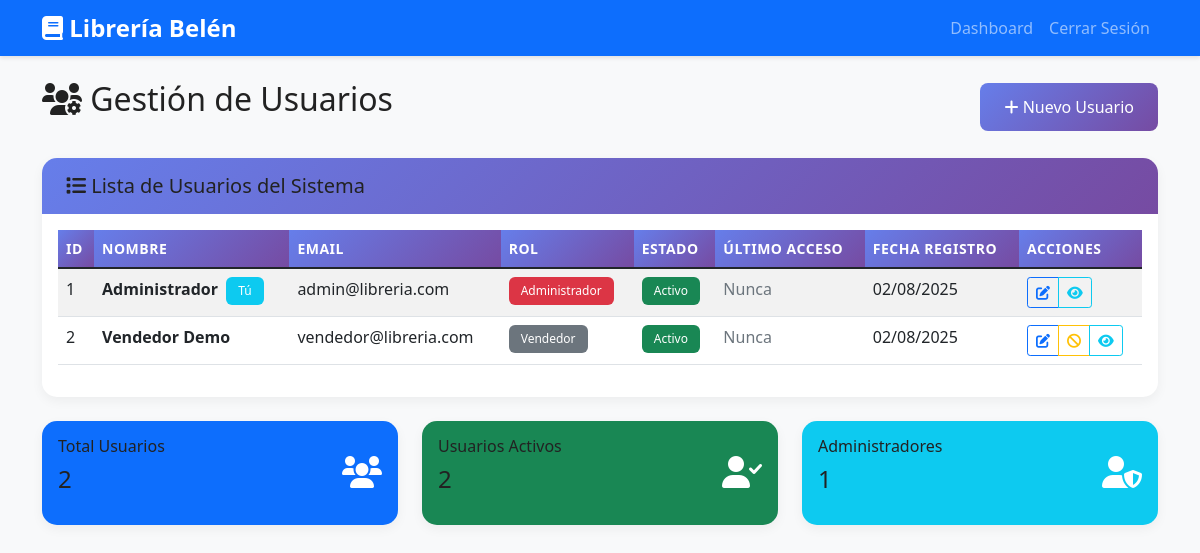
The page /usuarios/lista_usuarios.php (signed in) on the database its author committed.
### tables this page shows
CREATE TABLE usuarios (
    id INT AUTO_INCREMENT PRIMARY KEY,
    nombre VARCHAR(100) NOT NULL,
    email VARCHAR(150) UNIQUE NOT NULL,
    password VARCHAR(255) NOT NULL,
    rol ENUM('admin', 'vendedor') DEFAULT 'vendedor',
    activo BOOLEAN DEFAULT TRUE,
    ultimo_acceso TIMESTAMP NULL,
    fecha_creacion TIMESTAMP DEFAULT CURRENT_TIMESTAMP,
    fecha_actualizacion TIMESTAMP DEFAULT CURRENT_TIMESTAMP ON UPDATE CURRENT_TIMESTAMP,
    INDEX idx_email (email)
);

### usuarios/lista_usuarios.php (the view, shortened to what this page needs)
<?php
$pdo = getConnection();
$stmt = $pdo->query("
    SELECT
        id,
        nombre,
        email,
        rol,
        activo,
        ultimo_acceso,
        fecha_creacion
    FROM usuarios
    ORDER BY fecha_creacion DESC
");
$usuarios = $stmt->fetchAll();
?>
<!DOCTYPE html>
<html lang="es">
<head>
    <link href="https://cdn.jsdelivr.net/npm/bootstrap@5.1.3/dist/css/bootstrap.min.css" rel="stylesheet">
    <link href="https://cdnjs.cloudflare.com/ajax/libs/font-awesome/6.0.0/css/all.min.css" rel="stylesheet">
    <link href="../assets/css/style.css" rel="stylesheet">
</head>
<body>
    <nav class="navbar navbar-expand-lg navbar-dark bg-primary">
        <div class="container">
            <a class="navbar-brand" href="../index.php">
                <i class="fas fa-book"></i> Librería Belén
            </a>
            <div class="navbar-nav ms-auto">
                <a class="nav-link" href="../index.php">Dashboard</a>
                <a class="nav-link" href="../logout.php">Cerrar Sesión</a>
            </div>
        </div>
    </nav>
    <div class="container mt-4">
        <div class="row">
            <div class="col-12">
                <div class="d-flex justify-content-between align-items-center mb-4">
                    <h2><i class="fas fa-users-cog"></i> Gestión de Usuarios</h2>
                    <a href="nuevo_usuario.php" class="btn btn-primary">
                        <i class="fas fa-plus"></i> Nuevo Usuario
                    </a>
                </div>
                <div class="card">
                    <div class="card-header">
                        <h5 class="mb-0"><i class="fas fa-list"></i> Lista de Usuarios del Sistema</h5>
                    </div>
                    <div class="card-body">
                        <div class="table-responsive">
                            <table class="table table-striped table-hover">
                                <thead class="table-dark">
                                    <tr>
                                        <th>ID</th>
                                        <th>Nombre</th>
                                        <th>Email</th>
                                        <th>Rol</th>
                                        <th>Estado</th>
                                        <th>Último Acceso</th>
                                        <th>Fecha Registro</th>
                                        <th>Acciones</th>
                                    </tr>
                                </thead>
                                <tbody>
                                    <?php foreach ($usuarios as $usuario): ?>
                                    <tr>
                                        <td><?php echo $usuario['id']; ?></td>
                                        <td>
                                            <strong><?php echo htmlspecialchars($usuario['nombre']); ?></strong>
                                            <?php if ($usuario['id'] == $_SESSION['user_id']): ?>
                                                <span class="badge bg-info ms-1">Tú</span>
                                            <?php endif; ?>
                                        </td>
                                        <td><?php echo htmlspecialchars($usuario['email']); ?></td>
                                        <td>
                                            <?php if ($usuario['rol'] === 'admin'): ?>
                                                <span class="badge bg-danger">Administrador</span>
                                            <?php else: ?>
                                                <span class="badge bg-secondary">Vendedor</span>
                                            <?php endif; ?>
                                        </td>
                                        <td>
                                            <?php if ($usuario['activo']): ?>
                                                <span class="badge bg-success">Activo</span>
                                            <?php else: ?>
                                                <span class="badge bg-warning">Inactivo</span>
                                            <?php endif; ?>
                                        </td>
                                        <td>
                                            <?php
                                            if ($usuario['ultimo_acceso']) {
                                                echo date('d/m/Y H:i', strtotime($usuario['ultimo_acceso']));
                                            } else {
                                                echo '<span class="text-muted">Nunca</span>';
                                            }
                                            ?>
                                        </td>
                                        <td><?php echo date('d/m/Y', strtotime($usuario['fecha_creacion'])); ?></td>
                                        <td>
                                            <div class="btn-group btn-group-sm" role="group">
                                                <a href="editar_usuario.php?id=<?php echo $usuario['id']; ?>"
                                                   class="btn btn-outline-primary" title="Editar">
                                                    <i class="fas fa-edit"></i>
                                                </a>
                                                <?php if ($usuario['id'] !== $_SESSION['user_id']): ?>
                                                <a href="?action=toggle_status&id=<?php echo $usuario['id']; ?>"
                                                   class="btn btn-outline-<?php echo $usuario['activo'] ? 'warning' : 'success'; ?>"
                                                   title="<?php echo $usuario['activo'] ? 'Desactivar' : 'Activar'; ?>"
                                                   onclick="return confirm('¿Está seguro de cambiar el estado de este usuario?')">
                                                    <i class="fas fa-<?php echo $usuario['activo'] ? 'ban' : 'check'; ?>"></i>
                                                </a>
                                                <?php endif; ?>
                                                <a href="ver_usuario.php?id=<?php echo $usuario['id']; ?>"
                                                   class="btn btn-outline-info" title="Ver Detalles">
                                                    <i class="fas fa-eye"></i>
                                                </a>
                                            </div>
                                        </td>
                                    </tr>
                                    <?php endforeach; ?>
                                </tbody>
                            </table>
                        </div>
                    </div>
                </div>
                <div class="row mt-4">
                    <div class="col-md-4">
                        <div class="card bg-primary text-white">
                            <div class="card-body">
                                <div class="d-flex justify-content-between">
                                    <div>
                                        <h6 class="card-title">Total Usuarios</h6>
                                        <h4><?php echo count($usuarios); ?></h4>
                                    </div>
                                    <div class="align-self-center">
                                        <i class="fas fa-users fa-2x"></i>
                                    </div>
                                </div>
                            </div>
                        </div>
                    </div>
                    <div class="col-md-4">
                        <div class="card bg-success text-white">
                            <div class="card-body">
                                <div class="d-flex justify-content-between">
                                    <div>
                                        <h6 class="card-title">Usuarios Activos</h6>
                                        <h4><?php echo count(array_filter($usuarios, function($u) { return $u['activo']; })); ?></h4>
                                    </div>
                                    <div class="align-self-center">
                                        <i class="fas fa-user-check fa-2x"></i>
                                    </div>
                                </div>
                            </div>
                        </div>
                    </div>
                    <div class="col-md-4">
                        <div class="card bg-info text-white">
                            <div class="card-body">
                                <div class="d-flex justify-content-between">
                                    <div>
                                        <h6 class="card-title">Administradores</h6>
                                        <h4><?php echo count(array_filter($usuarios, function($u) { return $u['rol'] === 'admin'; })); ?></h4>
                                    </div>
                                    <div class="align-self-center">
                                        <i class="fas fa-user-shield fa-2x"></i>
                                    </div>
                                </div>
                            </div>
                        </div>
                    </div>
                </div>
            </div>
        </div>
    </div>
    <?php include '../includes/footer.php'; ?>
</body>
</html>

### assets/css/style.css (style rules this page uses)
:root { --primary-color: #667eea; --secondary-color: #764ba2; --success-color: #28a745; --danger-color: #dc3545; --warning-color: #ffc107; --info-color: #17a2b8; --light-color: #f8f9fa; --dark-color: #343a40; }
body { font-family: 'Segoe UI', Tahoma, Geneva, Verdana, sans-serif; background-color: #f8f9fa; padding-top: 56px; color: #333; }
h1, h2, h3, h4, h5, h6 { color: #222; margin-bottom: 1rem; }
a { color: var(--primary-color); text-decoration: none; }
.navbar { position: fixed; top: 0; left: 0; right: 0; z-index: 1030; height: 56px; }
.card { border: none; border-radius: 15px; box-shadow: 0 0.25rem 0.75rem rgba(0, 0, 0, 0.05); transition: all 0.3s ease; }
.card-header { background: linear-gradient(135deg, var(--primary-color) 0%, var(--secondary-color) 100%); color: white; border-radius: 15px 15px 0 0 !important; border: none; padding: 1rem 1.5rem; font-size: 1.25rem; font-weight: 600; }
.btn { border-radius: 8px; font-weight: 500; padding: 0.75rem 1.5rem; transition: all 0.3s ease; font-size: 1rem; }
.btn-primary { background: linear-gradient(135deg, var(--primary-color) 0%, var(--secondary-color) 100%); border: none; }
.table thead { border-radius: 10px 10px 0 0; }
.table tbody tr:last-child { border-bottom-left-radius: 10px; border-bottom-right-radius: 10px; }
.table thead th { background: linear-gradient(135deg, var(--primary-color) 0%, var(--secondary-color) 100%); color: white; border: none; font-weight: 600; text-transform: uppercase; font-size: 0.875rem; letter-spacing: 0.5px; }
.table tbody tr { transition: all 0.3s ease; }
.badge { border-radius: 6px; font-weight: 500; padding: 0.5rem 0.75rem; }
.mt-4 { margin-top: 1.5rem !important; }
.navbar { box-shadow: 0 2px 4px rgba(0, 0, 0, 0.1); }
.navbar-brand { font-weight: 700; font-size: 1.5rem; }

### rows shown on the page
usuarios: id "1", nombre "Administrador", shows "Tú", email "admin@libreria.com", rol "Administrador", activo "Activo", shows "Nunca", fecha_creacion "02/08/2025"
usuarios: id "2", nombre "Vendedor Demo", email "vendedor@libreria.com", rol "Vendedor", activo "Activo", shows "Nunca", fecha_creacion "02/08/2025"

### other values the page prints
count($usuarios) "2"
count(array_filter($usuarios, function($u) { return $u['activo']; })) "2"
